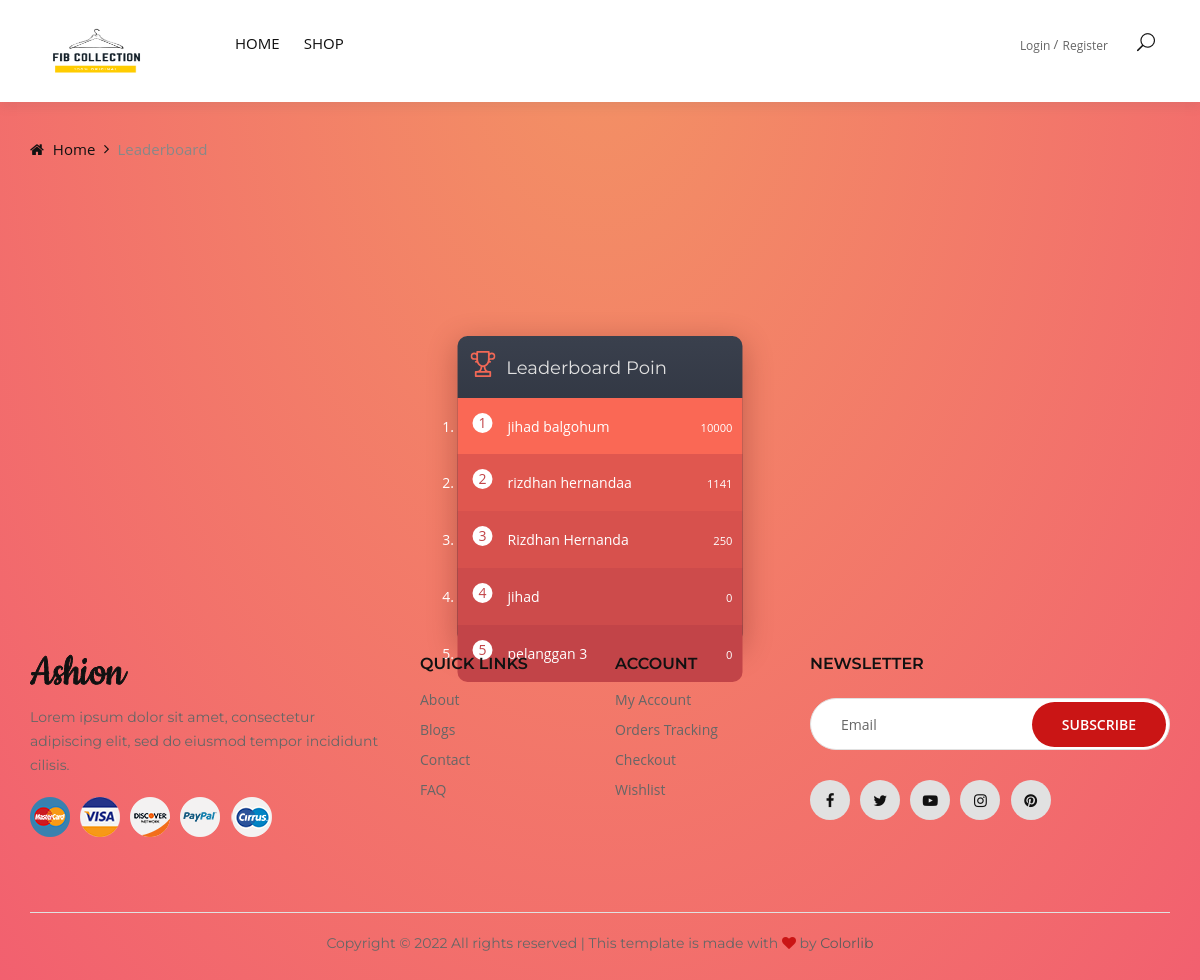
The page /leaderboard.php on the database its author committed.
### tables this page shows
CREATE TABLE `db_user` (
  `email` varchar(50) NOT NULL,
  `password` varchar(225) NOT NULL,
  `nama` varchar(50) NOT NULL,
  `alamat` varchar(150) NOT NULL,
  `no_hp` varchar(15) NOT NULL,
  `poin` int(11) DEFAULT 0,
  `status` tinyint(1) NOT NULL DEFAULT 1,
  `tipe_member` varchar(250) NOT NULL DEFAULT 'epic'
);

### leaderboard.php (the view, shortened to what this page needs)
<?php include "_partial/top.php" ?>
    <div class="breadcrumb-option">
        <div class="container">
            <div class="row">
                <div class="col-lg-12">
                    <div class="breadcrumb__links">
                        <a href="./index.html"><i class="fa fa-home"></i> Home</a>
                        <span>Leaderboard</span>
                    </div>
                </div>
            </div>
        </div>
    </div>
    <section class="shop spad">
        <div class="container">
            <div class="leaderboard">
                <h1>
                    <svg class="ico-cup">
                    <use xlink:href="#cup"></use>
                    </svg>
                    Leaderboard Poin
                </h1>
                <ol>
                    <?php
                      include 'admin/db/database.php';
                      $sql = "SELECT * FROM db_user order by poin desc limit 5";
                      $result = $conn->query($sql);
                      if ($result->num_rows > 0) {
                          while($row = $result->fetch_assoc()) { ?>
                             <li>
                              <mark><?php echo $row['nama']; ?></mark>
                              <small><?php echo $row['poin']; ?></small>
                              </li>
                      <?php    }
                      }else{
                          echo "0 results";
                      }
                      ?>
                </ol>
                </div>
        </div>
    </section>
<br></br><br></br><br></br><br></br><br></br><br></br>
    <?php include "_partial/foot.php" ?>

### css/style.css (style rules this page uses)
html, body { height: 100%; font-family: "Montserrat", sans-serif; -webkit-font-smoothing: antialiased; }
h1, h2, h3, h4, h5, h6 { margin: 0; color: #111111; font-weight: 400; font-family: "Montserrat", sans-serif; }
h1 { font-size: 70px; }
ul, ol { padding: 0; margin: 0; }
.spad { padding-top: 100px; padding-bottom: 100px; }
.breadcrumb-option { padding-top: 35px; }
.breadcrumb__links a { font-size: 15px; font-weight: 500; color: #111111; margin-right: 18px; display: inline-block; position: relative; }
.breadcrumb__links a:after { position: absolute; right: -14px; top: 0; content: ""; font-family: "FontAwesome"; }
.breadcrumb__links a i { margin-right: 5px; }
.breadcrumb__links span { font-size: 15px; font-weight: 500; color: #888888; display: inline-block; }
.shop { padding-top: 70px; padding-bottom: 80px; }
@media only screen and (min-width: 1200px) { .container { max-width: 1170px; } }

### rows shown on the page
db_user: nama "jihad balgohum", poin "10000"
db_user: nama "rizdhan hernandaa", poin "1141"
db_user: nama "Rizdhan Hernanda", poin "250"
db_user: nama "jihad", poin "0"
db_user: nama "pelanggan 3", poin "0"
